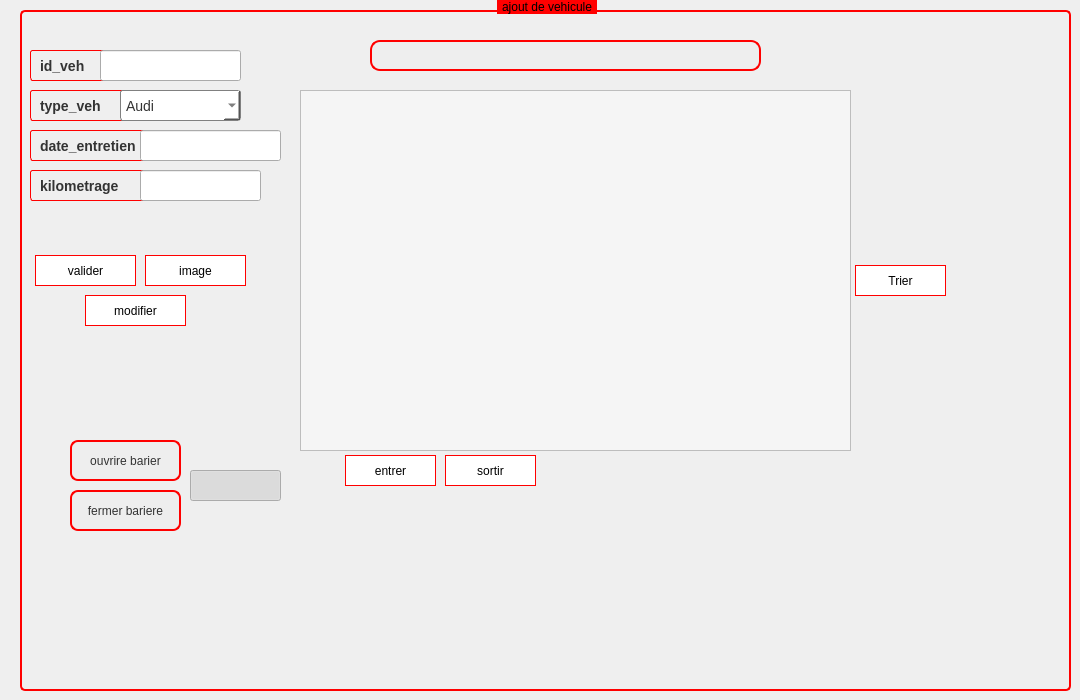
      <widget class="QWidget" name="tab_9">
       <attribute name="title">
        <string>creer</string>
       </attribute>
       <widget class="QGroupBox" name="groupBox_4">
        <property name="geometry">
         <rect>
          <x>20</x>
          <y>0</y>
          <width>1051</width>
          <height>691</height>
         </rect>
        </property>
        <property name="styleSheet">
         <string notr="true">QGroupBox {
    border: 2px solid red; /* Changer la couleur de la bordure à rouge */
    border-radius: 5px;
    margin-top: 10px;
}

QGroupBox::title {
    subcontrol-origin: margin;
    subcontrol-position: top center;
    padding: 0 3px;
    background-color: red; /* Changer la couleur de fond à rouge */
    
    /* Styles de police pour le titre */
    font-family: Arial, sans-serif;
    font-size: 16px;
    font-weight: bold;
    color: black; /* Laisser la couleur du texte en noir */
}</string>
        </property>
        <property name="title">
         <string>ajout de vehicule</string>
        </property>
        <widget class="QLabel" name="label_21">
         <property name="geometry">
          <rect>
           <x>10</x>
           <y>50</y>
           <width>131</width>
           <height>31</height>
          </rect>
         </property>
         <property name="styleSheet">
          <string notr="true">QLabel {
    background-color: transparent; /* Rendre le fond transparent */
    color: #333; /* Couleur du texte pour contraster (noir) */
    border: 1px solid #FF0000; /* Bordure pour définir les limites du QLabel (rouge) */
    padding: 5px; /* Espacement interne pour le texte */
    border-radius: 3px; /* Coins arrondis */

    /* Styles de police */
    font-family: Arial, sans-serif; /* Famille de police */
    font-size: 14px; /* Taille de police */
    font-weight: bold; /* Poids de la police (gras) */
}

</string>
         </property>
         <property name="text">
          <string>id_veh</string>
         </property>
        </widget>
        <widget class="QLabel" name="label_22">
         <property name="geometry">
          <rect>
           <x>10</x>
           <y>90</y>
           <width>121</width>
           <height>31</height>
          </rect>
         </property>
         <property name="styleSheet">
          <string notr="true">QLabel {
    background-color: transparent; /* Rendre le fond transparent */
    color: #333; /* Couleur du texte pour contraster (noir) */
    border: 1px solid #FF0000; /* Bordure pour définir les limites du QLabel (rouge) */
    padding: 5px; /* Espacement interne pour le texte */
    border-radius: 3px; /* Coins arrondis */

    /* Styles de police */
    font-family: Arial, sans-serif; /* Famille de police */
    font-size: 14px; /* Taille de police */
    font-weight: bold; /* Poids de la police (gras) */
}

</string>
         </property>
         <property name="text">
          <string>type_veh</string>
         </property>
        </widget>
        <widget class="QLabel" name="label_23">
         <property name="geometry">
          <rect>
           <x>10</x>
           <y>130</y>
           <width>161</width>
           <height>31</height>
          </rect>
         </property>
         <property name="styleSheet">
          <string notr="true">QLabel {
    background-color: transparent; /* Rendre le fond transparent */
    color: #333; /* Couleur du texte pour contraster (noir) */
    border: 1px solid #FF0000; /* Bordure pour définir les limites du QLabel (rouge) */
    padding: 5px; /* Espacement interne pour le texte */
    border-radius: 3px; /* Coins arrondis */

    /* Styles de police */
    font-family: Arial, sans-serif; /* Famille de police */
    font-size: 14px; /* Taille de police */
    font-weight: bold; /* Poids de la police (gras) */
}

</string>
         </property>
         <property name="text">
          <string>date_entretien</string>
         </property>
        </widget>
        <widget class="QLabel" name="label_24">
         <property name="geometry">
          <rect>
           <x>10</x>
           <y>170</y>
           <width>161</width>
           <height>31</height>
          </rect>
         </property>
         <property name="styleSheet">
          <string notr="true">QLabel {
    background-color: transparent; /* Rendre le fond transparent */
    color: #333; /* Couleur du texte pour contraster (noir) */
    border: 1px solid #FF0000; /* Bordure pour définir les limites du QLabel (rouge) */
    padding: 5px; /* Espacement interne pour le texte */
    border-radius: 3px; /* Coins arrondis */

    /* Styles de police */
    font-family: Arial, sans-serif; /* Famille de police */
    font-size: 14px; /* Taille de police */
    font-weight: bold; /* Poids de la police (gras) */
}

</string>
         </property>
         <property name="text">
          <string>kilometrage</string>
         </property>
        </widget>
        <widget class="QLineEdit" name="lineid">
         <property name="geometry">
          <rect>
           <x>80</x>
           <y>50</y>
           <width>141</width>
           <height>31</height>
          </rect>
         </property>
         <property name="autoFillBackground">
          <bool>true</bool>
         </property>
         <property name="styleSheet">
          <string notr="true">QLabel {
    background-color: transparent; /* Rendre le fond transparent */
    color: #333; /* Couleur du texte pour contraster (noir) */
    padding: 5px; /* Espacement interne pour le texte */
    border-radius: 3px; /* Coins arrondis */

    /* Styles de police */
    font-family: Arial, sans-serif; /* Famille de police */
    font-size: 14px; /* Taille de police */
    font-weight: bold; /* Poids de la police (gras) */
}

QLabel#bordureRouge {
    border: 1px solid #FF0000; /* Bordure pour définir les limites du QLabel (rouge) */
}

</string>
         </property>
         <property name="text">
          <string/>
         </property>
        </widget>
        <widget class="QLineEdit" name="linedate">
         <property name="geometry">
          <rect>
           <x>120</x>
           <y>130</y>
           <width>141</width>
           <height>31</height>
          </rect>
         </property>
         <property name="autoFillBackground">
          <bool>true</bool>
         </property>
         <property name="styleSheet">
          <string notr="true">QLabel {
    background-color: transparent; /* Rendre le fond transparent */
    color: #333; /* Couleur du texte pour contraster (noir) */
    padding: 5px; /* Espacement interne pour le texte */
    border-radius: 3px; /* Coins arrondis */

    /* Styles de police */
    font-family: Arial, sans-serif; /* Famille de police */
    font-size: 14px; /* Taille de police */
    font-weight: bold; /* Poids de la police (gras) */
}

QLabel#bordureRouge {
    border: 1px solid #FF0000; /* Bordure pour définir les limites du QLabel (rouge) */
}

</string>
         </property>
         <property name="text">
          <string/>
         </property>
        </widget>
        <widget class="QLineEdit" name="linekilo">
         <property name="geometry">
          <rect>
           <x>120</x>
           <y>170</y>
           <width>121</width>
           <height>31</height>
          </rect>
         </property>
         <property name="autoFillBackground">
          <bool>true</bool>
         </property>
         <property name="styleSheet">
          <string notr="true">QLabel {
    background-color: transparent; /* Rendre le fond transparent */
    color: #333; /* Couleur du texte pour contraster (noir) */
    padding: 5px; /* Espacement interne pour le texte */
    border-radius: 3px; /* Coins arrondis */

    /* Styles de police */
    font-family: Arial, sans-serif; /* Famille de police */
    font-size: 14px; /* Taille de police */
    font-weight: bold; /* Poids de la police (gras) */
}

QLabel#bordureRouge {
    border: 1px solid #FF0000; /* Bordure pour définir les limites du QLabel (rouge) */
}

</string>
         </property>
         <property name="text">
          <string/>
         </property>
        </widget>
        <widget class="QComboBox" name="linetype">
         <property name="geometry">
          <rect>
           <x>100</x>
           <y>90</y>
           <width>121</width>
           <height>31</height>
          </rect>
         </property>
         <property name="styleSheet">
          <string notr="true">/* Styles de la ComboBox avec des couleurs différentes */
QComboBox {
    padding: 5px; /* Espacement interne pour le texte */
    border: 1px solid #808080; /* Bordure pour définir les limites du QComboBox (gris) */
    border-radius: 3px; /* Coins arrondis */
    background-color: white; /* Couleur de fond du QComboBox */
    color: #333; /* Couleur du texte pour contraster (noir) */
    font-family: Arial, sans-serif; /* Famille de police */
    font-size: 14px; /* Taille de police */
}

QComboBox:hover {
    border: 1px solid #606060; /* Bordure au survol du QComboBox (gris plus foncé) */
}</string>
         </property>
         <item>
          <property name="text">
           <string>Audi</string>
          </property>
         </item>
         <item>
          <property name="text">
           <string>BMW</string>
          </property>
         </item>
         <item>
          <property name="text">
           <string>Mercedes</string>
          </property>
         </item>
        </widget>
        <widget class="QPushButton" name="image">
         <property name="geometry">
          <rect>
           <x>120</x>
           <y>250</y>
           <width>111</width>
           <height>41</height>
          </rect>
         </property>
         <property name="styleSheet">
          <string notr="true">QPushButton {
    background-color: white; /* Changer la couleur du fond en blanc */
    color: black; /* Changer la couleur du texte en noir */
    border: 1px solid red; /* Changer la couleur de la bordure en rouge */
    padding: 5px 10px;
    margin: 5px;
}

QPushButton:hover {
    background-color: #DCE0EE;
}</string>
         </property>
         <property name="text">
          <string>image</string>
         </property>
         <property name="icon">
          <iconset>
           <normaloff>../../Downloads/405438657_2064753557217198_1636686424829253042_n.png</normaloff>../../Downloads/405438657_2064753557217198_1636686424829253042_n.png</iconset>
         </property>
         <property name="iconSize">
          <size>
           <width>30</width>
           <height>30</height>
          </size>
         </property>
        </widget>
        <widget class="QPushButton" name="pboff">
         <property name="geometry">
          <rect>
           <x>50</x>
           <y>490</y>
           <width>111</width>
           <height>41</height>
          </rect>
         </property>
         <property name="styleSheet">
          <string notr="true">/* Style simplifié du QPushButton */
QPushButton {
    background: #eee; /* Gris clair */
    color: #333; /* Noir */
    border: 2px solid #f00; /* Rouge */
    border-radius: 8px;
    padding: 10px;
    transition: background 0.3s ease; /* Transition en douceur de la couleur de fond */
}

/* Animation de survol */
QPushButton:hover {
    background: #ddd; /* Gris plus foncé au survol */
}
</string>
         </property>
         <property name="text">
          <string>fermer bariere</string>
         </property>
        </widget>
        <widget class="QPushButton" name="pbon">
         <property name="geometry">
          <rect>
           <x>50</x>
           <y>440</y>
           <width>111</width>
           <height>41</height>
          </rect>
         </property>
         <property name="styleSheet">
          <string notr="true">/* Style simplifié du QPushButton */
QPushButton {
    background: #eee; /* Gris clair */
    color: #333; /* Noir */
    border: 2px solid #f00; /* Rouge */
    border-radius: 8px;
    padding: 10px;
    transition: background 0.3s ease; /* Transition en douceur de la couleur de fond */
}

/* Animation de survol */
QPushButton:hover {
    background: #ddd; /* Gris plus foncé au survol */
}
</string>
         </property>
         <property name="text">
          <string>ouvrire barier</string>
         </property>
        </widget>
        <widget class="QTableView" name="tableView">
         <property name="geometry">
          <rect>
           <x>280</x>
           <y>90</y>
           <width>551</width>
           <height>361</height>
          </rect>
         </property>
         <property name="styleSheet">
          <string notr="true">QPushButton
{
    border:none;
    font: 75 28pt &quot;Arial&quot;;
}

QTableView {
    background-color: #f5f5f5;
    alternate-background-color: #e0e0e0;
    selection-background-color: #a8d8ea;
    selection-color: #333;
    gridline-color: #ccc;
}

QHeaderView::section {
    background-color: #FF0000; /* Rouge */
    color: white;
    padding: 5px;
    border: 1px solid #ddd;
}

QTableView::item {
    padding: 5px;
}

QTableView::item:selected {
    background-color: #a8d8ea;
}

QTableView::item:hover {
    background-color: #d4e9f8;
}

QScrollBar:vertical {
    border: 1px solid #ddd;
    background: #FF0000; /* Rouge */
    width: 10px;
}

QScrollBar::handle:vertical {
    background: #FF0000; /* Rouge */
}

QScrollBar::add-line:vertical,
QScrollBar::sub-line:vertical {
    border: 1px solid #ddd;
    height: 10px;
    subcontrol-position: top;
    subcontrol-origin: margin;
}

QScrollBar:horizontal {
    border: 1px solid #ddd;
    background: #FF0000; /* Rouge */
    height: 10px;
}

QScrollBar::handle:horizontal {
    background: #FF0000; /* Rouge */
}

QScrollBar::add-line:horizontal,
QScrollBar::sub-line:horizontal {
    border: 1px solid #ddd;
    width: 10px;
    subcontrol-position: left;
    subcontrol-origin: margin;
}
</string>
         </property>
        </widget>
        <widget class="QPushButton" name="recherche_2">
         <property name="geometry">
          <rect>
           <x>750</x>
           <y>40</y>
           <width>41</width>
           <height>31</height>
          </rect>
         </property>
         <property name="styleSheet">
          <string notr="true">QPushButton {
    border: none;
    font: 8pt &quot;Sitka Display Semibold&quot;;
    text-align: middle;
}

QPushButton:hover {
    color: rgb(255, 255, 255);
 

    border: none;
    text-align: middle;
}
</string>
         </property>
         <property name="text">
          <string/>
         </property>
         <property name="icon">
          <iconset>
           <normaloff>../../Downloads/editfind_104370.png</normaloff>../../Downloads/editfind_104370.png</iconset>
         </property>
         <property name="iconSize">
          <size>
           <width>30</width>
           <height>30</height>
          </size>
         </property>
        </widget>
        <widget class="QLineEdit" name="recherche">
         <property name="geometry">
          <rect>
           <x>350</x>
           <y>40</y>
           <width>391</width>
           <height>31</height>
          </rect>
         </property>
         <property name="styleSheet">
          <string notr="true">/* Styles de base pour QLineEdit */
QLineEdit {
    background-color: #eee; /* Gris clair */
    color: #000000; /* Noir */
    font-size: 16px;
    font-weight: normal; /* Le style normal est plus approprié pour un QLineEdit */
    border: 2px solid #FF0000; /* Rouge */
    border-radius: 10px;
    padding: 10px;
}

/* Animation de survol */
QLineEdit:hover {
    background-color: #eee /* Gris un peu plus foncé au survol */
}
</string>
         </property>
        </widget>
        <widget class="QPushButton" name="pushButton_2">
         <property name="geometry">
          <rect>
           <x>420</x>
           <y>450</y>
           <width>101</width>
           <height>41</height>
          </rect>
         </property>
         <property name="styleSheet">
          <string notr="true">QPushButton {
    background-color: white; /* Changer la couleur du fond en blanc */
    color: black; /* Changer la couleur du texte en noir */
    border: 1px solid red; /* Changer la couleur de la bordure en rouge */
    padding: 5px 10px;
    margin: 5px;
}

QPushButton:hover {
    background-color: #DCE0EE;
}
</string>
         </property>
         <property name="text">
          <string>sortir</string>
         </property>
         <property name="icon">
          <iconset>
           <normaloff>../../Downloads/1286853.png</normaloff>../../Downloads/1286853.png</iconset>
         </property>
         <property name="iconSize">
          <size>
           <width>20</width>
           <height>20</height>
          </size>
         </property>
        </widget>
        <widget class="QPushButton" name="pushButton">
         <property name="geometry">
          <rect>
           <x>320</x>
           <y>450</y>
           <width>101</width>
           <height>41</height>
          </rect>
         </property>
         <property name="styleSheet">
          <string notr="true">QPushButton {
    background-color: white; /* Changer la couleur du fond en blanc */
    color: black; /* Changer la couleur du texte en noir */
    border: 1px solid red; /* Changer la couleur de la bordure en rouge */
    padding: 5px 10px;
    margin: 5px;
}

QPushButton:hover {
    background-color: #DCE0EE;
}
</string>
         </property>
         <property name="text">
          <string>entrer</string>
         </property>
         <property name="icon">
          <iconset>
           <normaloff>../../Downloads/3394726.png</normaloff>../../Downloads/3394726.png</iconset>
         </property>
         <property name="iconSize">
          <size>
           <width>20</width>
           <height>20</height>
          </size>
         </property>
        </widget>
        <widget class="QPushButton" name="bu">
         <property name="geometry">
          <rect>
           <x>170</x>
           <y>470</y>
           <width>91</width>
           <height>31</height>
          </rect>
         </property>
         <property name="styleSheet">
          <string notr="true">#pushButton_6{
color:white;
background-color:#6568F3;
border-radius:19px;
}
#pushButton_6:hover{
color:white;
background-color:#FF7244;
border-radius:19px;
}</string>
         </property>
         <property name="text">
          <string/>
         </property>
         <property name="checkable">
          <bool>true</bool>
         </property>
         <property name="checked">
          <bool>true</bool>
         </property>
        </widget>
        <widget class="QPushButton" name="triId_8">
         <property name="geometry">
          <rect>
           <x>830</x>
           <y>260</y>
           <width>101</width>
           <height>41</height>
          </rect>
         </property>
         <property name="styleSheet">
          <string notr="true">QPushButton {
    background-color: white; /* Changer la couleur du fond en blanc */
    color: black; /* Changer la couleur du texte en noir */
    border: 1px solid red; /* Changer la couleur de la bordure en rouge */
    padding: 5px 10px;
    margin: 5px;
}

QPushButton:hover {
    background-color: #DCE0EE;
}</string>
         </property>
         <property name="text">
          <string>Trier</string>
         </property>
         <property name="icon">
          <iconset>
           <normaloff>../../Downloads/404295983_191859510588151_8301914838282796655_n.png</normaloff>../../Downloads/404295983_191859510588151_8301914838282796655_n.png</iconset>
         </property>
         <property name="iconSize">
          <size>
           <width>30</width>
           <height>30</height>
          </size>
         </property>
        </widget>
        <widget class="QPushButton" name="pushButton_6">
         <property name="geometry">
          <rect>
           <x>1330</x>
           <y>470</y>
           <width>91</width>
           <height>61</height>
          </rect>
         </property>
         <property name="styleSheet">
          <string notr="true">QPushButton {
    border: none;
    font: 8pt &quot;Sitka Display Semibold&quot;;
    text-align: middle;
}

QPushButton:hover {
    color: rgb(255, 255, 255);
 

    border: none;
    text-align: middle;
}
</string>
         </property>
         <property name="text">
          <string/>
         </property>
         <property name="icon">
          <iconset>
           <normaloff>../../Downloads/352885013_1349384105640096_903490800808895943_n.png</normaloff>../../Downloads/352885013_1349384105640096_903490800808895943_n.png</iconset>
         </property>
         <property name="iconSize">
          <size>
           <width>50</width>
           <height>50</height>
          </size>
         </property>
        </widget>
        <widget class="QPushButton" name="pushButton_ajout">
         <property name="geometry">
          <rect>
           <x>10</x>
           <y>250</y>
           <width>111</width>
           <height>41</height>
          </rect>
         </property>
         <property name="styleSheet">
          <string notr="true">QPushButton {
    background-color: white; /* Changer la couleur du fond en blanc */
    color: black; /* Changer la couleur du texte en noir */
    border: 1px solid red; /* Changer la couleur de la bordure en rouge */
    padding: 5px 10px;
    margin: 5px;
}

QPushButton:hover {
    background-color: #DCE0EE;
}</string>
         </property>
         <property name="text">
          <string>valider</string>
         </property>
         <property name="icon">
          <iconset>
           <normaloff>../../Downloads/405372321_1037480560873898_4815069443858606315_n.png</normaloff>../../Downloads/405372321_1037480560873898_4815069443858606315_n.png</iconset>
         </property>
         <property name="iconSize">
          <size>
           <width>25</width>
           <height>25</height>
          </size>
         </property>
        </widget>
        <widget class="QPushButton" name="pushButton_modifier">
         <property name="geometry">
          <rect>
           <x>60</x>
           <y>290</y>
           <width>111</width>
           <height>41</height>
          </rect>
         </property>
         <property name="styleSheet">
          <string notr="true">QPushButton {
    background-color: white; /* Changer la couleur du fond en blanc */
    color: black; /* Changer la couleur du texte en noir */
    border: 1px solid red; /* Changer la couleur de la bordure en rouge */
    padding: 5px 10px;
    margin: 5px;
}

QPushButton:hover {
    background-color: #DCE0EE;
}</string>
         </property>
         <property name="text">
          <string>modifier</string>
         </property>
         <property name="icon">
          <iconset>
           <normaloff>../../Downloads/404467417_349568170990140_3321058413461044392_n.png</normaloff>../../Downloads/404467417_349568170990140_3321058413461044392_n.png</iconset>
         </property>
         <property name="iconSize">
          <size>
           <width>25</width>
           <height>25</height>
          </size>
         </property>
        </widget>
        <widget class="QLabel" name="label_25">
         <property name="geometry">
          <rect>
           <x>1180</x>
           <y>20</y>
           <width>241</width>
           <height>131</height>
          </rect>
         </property>
         <property name="text">
          <string/>
         </property>
         <property name="pixmap">
          <pixmap>../../Downloads/385529522_792587036009758_9013698152391309674_n.png</pixmap>
         </property>
         <property name="scaledContents">
          <bool>true</bool>
         </property>
        </widget>
        <widget class="QLabel" name="label_26">
         <property name="geometry">
          <rect>
           <x>120</x>
           <y>460</y>
           <width>281</width>
           <height>161</height>
          </rect>
         </property>
         <property name="text">
          <string/>
         </property>
         <property name="pixmap">
          <pixmap>../../Downloads/370290046_1289397509120198_7699179722019319833_n.png</pixmap>
         </property>
         <property name="scaledContents">
          <bool>true</bool>
         </property>
        </widget>
       </widget>
      </widget>
